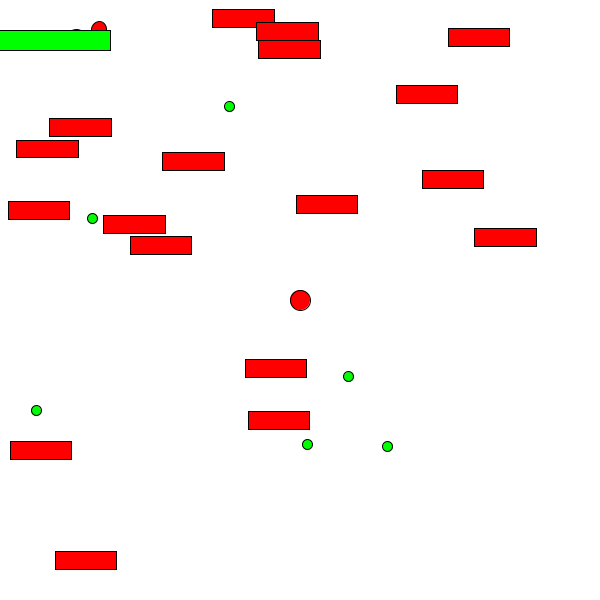
Frame 1 (no input)
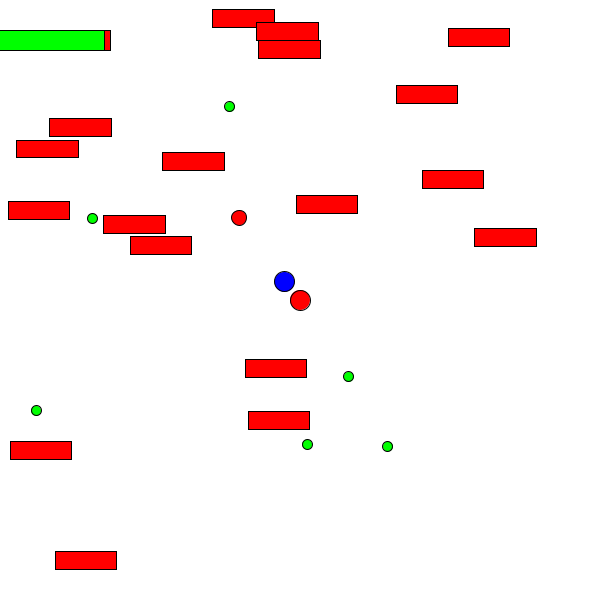
Frame 60 (the mouse pressed at the canvas centre just before this capture)
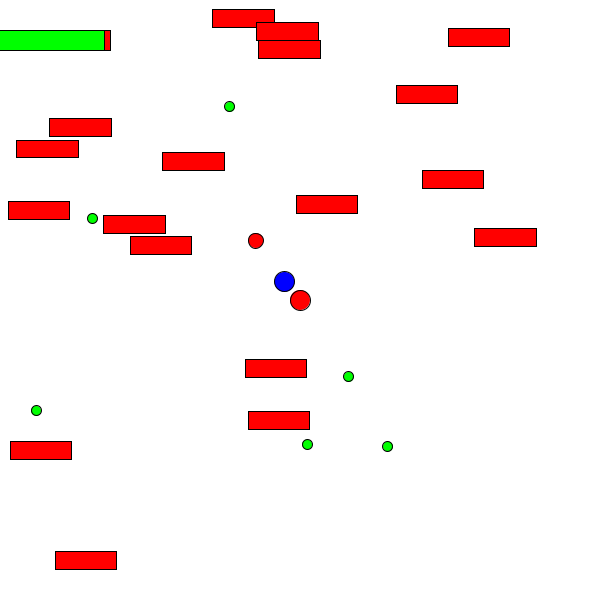
Frame 120 (the mouse held since frame 60 and released just before this capture)

The Processing sketch that drew these frames (run headless with seeded random() and noise(); from frame 60 on, the mouse is pressed at the canvas centre):

// Processing sketch: Practica_01
// ── Practica_01.pde
//Variables de muros
PVector[] muros;
float ancho_muro, alto_muro;
float WallDamage = 0.5;
int muros_num;

//Variables de Jugador
float pj_vel = 5;
float pj_size = 20;
PVector pj_pos;

float alfa = 0.1;
boolean colision = false;

boolean using_mouse = false;

public enum Item_type {VEL, FREEZE, INMORTAL, CURE, DAMAGE, VENOM, SLOW};
int type_num = 6;
public enum Enemy_type {SHY, STALKER, PREDATOR};

public class Item {
  boolean powerUp;
  boolean isTaken;
  Item_type type;
  PVector pos;
  
  Item() 
  {
    isTaken = false;
    pos = new PVector(0,0);
  }
  
  Item_type Type(int num)
  {
    switch(num)
    {
      case 0: 
        return Item_type.VEL;
      case 1:
        return Item_type.FREEZE;
      case 2: 
        return Item_type.INMORTAL;
      case 3: 
        return Item_type.CURE;
      case 4: 
        return Item_type.DAMAGE;
      case 5:
        return Item_type.VENOM;
      case 6:
        return Item_type.SLOW;
      default:
        return Item_type.SLOW;
    }
  }
}

public class Pnj {
  boolean isDead;
  boolean isWaiting;
    float vel;
    float size;
    float dist;
    float hp;
    PVector pos;
   
   Pnj()
   {
     isDead = false;
     isWaiting = true;
     pos = new PVector(random(0,width), random (0, height));
   }
}

public class Enemy {
  PVector pos;
  boolean isDead;
  boolean isAwake;
  float vel; 
  float size;
  Enemy_type type;
  
  Enemy() {
    pos = new PVector(0,0);
    type = Enemy_type.SHY;
    isDead = false;
    isAwake = false;
  }
}

public class Timer {
  boolean isStarted;
  float finalTime;
  
  void StartTimer(float time)
  {
    if (CheckTimer())
    {
       finalTime = millis() + time;
       isStarted = true;
    }  
  }
  boolean CheckTimer()
  {
    if (millis() >= finalTime)
    {
      return true;
    }
    else
    {
      return false;
    }
  }
  
  Timer()
  {
    isStarted = false;
  }
}

Pnj pnj1 = new Pnj();
Pnj pnj2 = new Pnj();

// Variables de Item
Item[] items;
int items_num;
int items_size = 10;

// Variables de Enemy
Enemy[] enemies;
int enemy_num;
int enemy_counter = 0;
float enemySpawnTime = 5000;
float enemyMaxVel = 10;
float enemyMinVel = 5;
Timer enemyTimer;

int N = 10;

//  SETUP

void setup() {
  // Creamos la ventana
  size(600, 600);
  
  enemy_num = N;
  
  //Inicializamos las variables de los PNJ
  InitializePNJs();
  
  // Inicializamos los muros
  InitializeWalls();
  
  //Inicializamos los ítems
  InitializeItems();
  
  // Inicializamos los enemigos
  InitializeEnemies();
  
  // Inicializamos la posicion del jugador en medio de la ventana
  pj_pos = new PVector(width / 2.0, height / 2.0);
}

//  DRAW

void draw()
{
  background(255);
  // KEY PRESSED
  
  //Movimiento del PJ (WASD)
  if (keyPressed) {
    if ((key == 'w' || key == 'W') && Borders(0, pj_pos, pj_vel) && !WallBorder(0, pj_pos)) {
      pj_pos.y -= pj_vel;
    }
    else if ((key == 'd' || key == 'D') && Borders(3, pj_pos, pj_vel) && !WallBorder(3, pj_pos)) {
      pj_pos.x += pj_vel;
    }
    else if ((key == 'a' || key == 'A') && Borders(2, pj_pos, pj_vel) && !WallBorder(2, pj_pos)) {
      pj_pos.x -= pj_vel;
    }
    else if ((key == 's' || key == 'S') && Borders(1, pj_pos, pj_vel) && !WallBorder(1, pj_pos)) {
      pj_pos.y += pj_vel;
    }
    
    colision = WallColision(pj_pos, pj_size);
  }
  if (using_mouse)
  {
    pj_pos.y = mouseY;
    pj_pos.x = mouseX;
  }
  
  PNJLogic();
  
  if (enemy_counter < enemy_num)
  {
    EnemySpawn();
  }
  
  if (WallColision(pnj2.pos, pnj2.size))
  {
      GetDamage(pnj2, WallDamage);
  }
  
  DrawInstances();
  DrawHUD();
}

// EVENTS

void keyPressed()
{
   if (key == 'g' || key == 'G')
    {
      if (using_mouse)
      {
        using_mouse = false;
      }
      else
      {
        using_mouse = true;
      }
    }
}

//  FLOAT FUNCTIONS

float DistanceBetween(PVector point1, PVector point2)
{
  return sqrt(pow(point2.x - point1.x, 2.0) + pow(point2.y - point1.y, 2.0));
}

float MoveTowards(float thisPoint, float finalPoint, float speed)
{
  float move = (1.0 - speed * alfa) * thisPoint + speed * alfa * finalPoint;
  return move;
}

float MoveAway(float thisPoint, float finalPoint, float speed)
{
  float move = (1.0 + speed * alfa) * thisPoint - speed * alfa * finalPoint;
  return move;
}

//  BOOLEAN FUNCTIONS

Boolean FreeSpot(PVector pos, int index)
{
  if (WallColision(pos, items_size))
  {
    return false;
  }
  for(int i = 0; i < index; i++)
  {
    if (DistanceBetween(pos, items[i].pos) >= items_size)
    {
      continue;
    }
    else
    {
      return false;
    }
  }
  return true;
}


boolean Borders(int dir, PVector p, float speed)
{
  switch(dir)
  {  
    case(0):
      if (p.y - speed < 0)
      {
        return false;
      }
      else
      {
        return true;
      }
    case(1):
      if (p.y + speed > height)
      {
        return false;
      }
      else
      {
        return true;
      }
    case(2):
      if (p.x - speed < 0)
      {
        return false;
      }
      else
      {
        return true;
      }
    case(3):
      if (p.x + speed > width)
      {
        return false;
      }
      else
      {
        return true;
      }
     default:
     return false;
  }
}

Boolean WallBorder(int dir, PVector p)
{
  PVector pos = new PVector(p.x,p.y);
    switch(dir)
  {  
    case(0):
      pos.y -= pj_size * 2;
      return WallColision(p, pj_size);
    case(1):
      pos.y += pj_size * 2;
      return WallColision(p, pj_size);
    case(2):
      pos.x -= pj_size * 2;
      return WallColision(p, pj_size);
    case(3):
      pos.x += pj_size * 2;
      return WallColision(p, pj_size);
     default:
     return false;
  }
}

Boolean WallColision(PVector p, float size)
{
    float p_max_x = p.x + size / 2;
    float p_max_y = p.y + size / 2;
    float p_min_x = p.x - size / 2;
    float p_min_y = p.y - size / 2;
      
    for(int i = 0; i < muros_num; i++)
    {
      PVector max_muro = new PVector(0,0);

      max_muro.x = muros[i].x + ancho_muro;
      max_muro.y = muros[i].y + alto_muro;

      if (p_max_x < max_muro.x - ancho_muro || p_max_y < max_muro.y - alto_muro || max_muro.x < p_min_x || max_muro.y < p_min_y) 
      {
        continue;
      }
      else
      {
        return true;
      }
    }
    return false;
 }

Boolean WallColision(PVector p, float size, int index)
{
    float p_max_x = p.x + size / 2;
    float p_max_y = p.y + size / 2;
    float p_min_x = p.x - size / 2;
    float p_min_y = p.y - size / 2;
    
    // Caja 1 con la 2: xmax1 > xmin2 - Caja 2 con la 1: xmax2 > xmin1
    // Caja 1 con la 2: ymax1 > ymin2 - Caja 2 con la 1: ymax2 > ymin1
    // Suponemos que el PJ es 1 y el muro es 2
    //if (((PJ_max.x > muros[i].x)||(coord_max_muro.x > PJ_min.x))
    //&&
    //((PJ_max.y > muros[i].y)||(coord_max_muro.y > PJ_min.y))) {
      
    for(int i = 0; i < index; i++)
    {
      PVector max_muro = new PVector(0,0);

      max_muro.x = muros[i].x + ancho_muro;
      max_muro.y = muros[i].y + alto_muro;

      if (p_max_x < max_muro.x - ancho_muro || p_max_y < max_muro.y - alto_muro || max_muro.x < p_min_x || max_muro.y < p_min_y) 
      {
        continue;
      }
      else
      {
        return true;
      }
    }
    
    return false;
 }

Boolean WallColision(PVector p, float x_size, float y_size, int index)
{
  float p_max_x = p.x + x_size / 2;
  float p_max_y = p.y + y_size / 2;
  float p_min_x = p.x - x_size / 2;
  float p_min_y = p.y - y_size / 2;
      
  for(int i = 0; i < index; i++)
  {
    PVector max_muro = new PVector(0,0);

    max_muro.x = muros[i].x + ancho_muro;
    max_muro.y = muros[i].y + alto_muro;
     
    if (p_max_x < max_muro.x - ancho_muro || p_max_y < max_muro.y - alto_muro || max_muro.x < p_min_x || max_muro.y < p_min_y) 
    {
      continue;
    }
    else
    {
      return true;
    }
  }
  
  return false;
}

// FUNCTIONS

//Initializing functions:
void InitializePNJs()
{
  pnj1.vel = 0.5;
  pnj1.size = 20.0;
  pnj1.dist = 25.0;
  pnj1.hp = 100;
  pnj2.vel = 0.2;
  pnj2.size = 15.0;
  pnj2.dist = 75.0;
  pnj2.hp = 100;
}

void InitializeWalls()
{
  // El número de muros es un número aleatorio entre 6 y 20
  muros_num = (int)random(6, 20);
  
  // Inicializamos el array y la mida de los muros, también es aleatoria.
  muros = new PVector[muros_num];
  ancho_muro = width / random(5, 20);
  alto_muro = height / random(20, 50);
  
  // Inicializamos la posición de los muros
  for (int i=0; i < muros_num; i++) {
    muros[i] = new PVector(0, 0); // Reservamos cuantas coords por elemento
    do {  
    muros[i].x = random(0, width - ancho_muro); // Coord X punto inferior izquierdo
    muros[i].y = random(0, height - alto_muro); // Coord Y punto inferior izquierdo
    } while (WallColision(muros[i], ancho_muro, alto_muro, i) && (muros[i].x > width/2 + ancho_muro || muros[i].x < width/2 - ancho_muro) && (muros[i].y < height/2 - alto_muro || muros[i].y > height/ 2 + alto_muro));
  }
}

void InitializeItems()
{
    //El número de ítems es un número aleatorio
  items_num = (int)random(6, 12);
  
  //Inicializamos el array de ítems
  items = new Item[items_num];
  
  for(int i = 0; i < items_num; i++)
  {
    items[i] = new Item();
    do 
    {
      items[i].pos.x = random(0, width - items_size);
      items[i].pos.y = random(0, height - items_size);
    } while (!FreeSpot(items[i].pos, i));
    if (i < 3)
    {
      items[i].powerUp = true;
      items[i].type = items[i].Type((int)random(0, 3));
    }
    else
    {
      items[i].powerUp = false;
      items[i].type = items[i].Type((int)random(4, type_num - 1));
    }
  }
}

void InitializeEnemies()
{
  // Inicializamos el array
  enemies = new Enemy[enemy_num];
  enemyTimer = new Timer();
  
  // Seteamos los tipos de los enemies
  for (int i = 0; i < enemy_num; i++)
  {
    enemies[i] = new Enemy();
    if (i < enemy_num / 4)
    {
      enemies[i].type = Enemy_type.PREDATOR;
    }
    else if (i < enemy_num / 2)
    {
      enemies[i].type = Enemy_type.STALKER;
    }
  }
}

// Draw functions:

void DrawHUD()
{
  fill(255, 0, 0);
  rect(10, 40, 200, 20);
  fill(0, 255, 0);
  float anchoBarra = max(map(pnj2.hp, 0, 100, 0, 200), 0); // Evitar valores negativos.
  rect(10, 40, anchoBarra, 20);
}

void DrawInstances()
{
   //DIBUJAR AL PJ:
   
   if (colision)
   {
    fill(0, 255, 0);
   }
   else
   {
     fill(255, 0, 0);
   }
    ellipse(pj_pos.x, pj_pos.y, pj_size, pj_size);
    
    //DIBUJAR AL PNJ1 Y PNJ2:
    
    if (!pnj1.isDead)
    {
      fill(0, 0, 255);
      ellipse(pnj1.pos.x, pnj1.pos.y, pnj1.size, pnj1.size);
    }
    if (!pnj2.isDead)
    {
      fill(255, 0, 0);
      ellipse(pnj2.pos.x, pnj2.pos.y, pnj2.size, pnj2.size);
    }
    
    //DIBUJAR MUROS:
    
    rectMode(CENTER);
     for(int i = 0; i < muros_num; i++)
     {
        fill(255, 0, 0);
        rect(muros[i].x + ancho_muro/2.0, muros[i].y + alto_muro/2.0, ancho_muro, alto_muro);
     }
     
     //DIBUJAR ÍTEMS:
     
      for(int i = 0; i < items_num; i++)
     {
        fill(0, 255, 0);
        ellipse(items[i].pos.x, items[i].pos.y, items_size, items_size);
     }     
}    

void DrawEnemies(PVector enemy, float size)
{
  fill(255);
  ellipse(enemy.x, enemy.y, size, size);
}

// Enemy Manager:

void EnemySpawn()
{
  if (!enemyTimer.isStarted)
  {
    enemyTimer.StartTimer(enemySpawnTime);
  }
  else if (enemyTimer.CheckTimer())
  {
    GenerateEnemy();
  }
}

void GenerateEnemy() {
  int enemyId = 0;
  do 
  {
    enemyId = (int)random(0, enemy_num);
  } while(enemies[enemyId].isAwake && enemies[enemyId].isDead);
  
  int spawn = int(random(4)); // Aparece en uno de los cuatro lados de manera aleatoria.
  switch (spawn) {
    case 0: // Arriba
      enemies[enemy_counter].pos.x = random(width);
      enemies[enemy_counter].pos.y = 0;
      break;
    case 1: // Abajo
      enemies[enemy_counter].pos.x = random(width);
      enemies[enemy_counter].pos.y = height;
      break;
    case 2: // Izquierda
      enemies[enemy_counter].pos.x = 0;
      enemies[enemy_counter].pos.y = random(height);
      break;
    case 3: // Derecha
      enemies[enemy_counter].pos.x = width;
      enemies[enemy_counter].pos.y = random(height);
      break;
     default:
  }  
  enemies[enemyId].isAwake = true;
  enemy_counter++;
}

void EnemyVel(Enemy enemy)
{
  enemy.vel = random(enemyMinVel, enemyMaxVel);
}


// Other Functions

void PNJLogic()
{
   // good PNJ movement:
  
  // Si la distancia entre el pj y el pnj1 es mayor a 
  // la distancia establecida en el pnj1_dist que acerque
  if (DistanceBetween(pnj1.pos, pj_pos) > pnj1.dist)
  {
    pnj1.pos.x = MoveTowards(pnj1.pos.x, pj_pos.x, pnj1.vel);
    pnj1.pos.y = MoveTowards(pnj1.pos.y, pj_pos.y, pnj1.vel);
  }
   if (DistanceBetween(pnj2.pos, pj_pos) > pnj2.dist)
  {
    pnj2.pos.x = MoveTowards(pnj2.pos.x, pj_pos.x, pnj2.vel);
    pnj2.pos.y = MoveTowards(pnj2.pos.y, pj_pos.y, pnj2.vel);
  }
  
  // Enemies movement
  for (int i = 0; i < enemy_num; i++)
  {
    if (enemies[i].isAwake && !enemies[i].isDead)
    {
      switch (enemies[i].type)
      {
        case PREDATOR:
          enemies[i].pos.x = MoveTowards(enemies[i].pos.x ,pnj2.pos.x, enemies[i].vel);
          enemies[i].pos.y = MoveTowards(enemies[i].pos.y ,pnj2.pos.y, enemies[i].vel);
          break;
        case SHY:
          enemies[i].pos.x = MoveAway(enemies[i].pos.x ,pnj2.pos.x, enemies[i].vel);
          enemies[i].pos.y = MoveAway(enemies[i].pos.y ,pnj2.pos.y, enemies[i].vel);
          break;
        case STALKER: 
          enemies[i].pos.x = MoveTowards(enemies[i].pos.x ,pnj1.pos.x, enemies[i].vel);
          enemies[i].pos.y = MoveTowards(enemies[i].pos.y ,pnj1.pos.y, enemies[i].vel);
      }
      DrawEnemies(enemies[i].pos, enemies[i].size);
    }
  }
}


void GetDamage(Pnj pnj, float damage)
{
  pnj.hp -= damage;
  if (pnj.hp <= 0)
  {
    pnj.isDead = true;
  }
}
